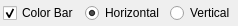
<?xml version="1.0" encoding="UTF-8"?>
<ui version="4.0">
 <class>ColorMapSettingToolBarWidget</class>
 <widget class="QWidget" name="ColorMapSettingToolBarWidget">
  <property name="geometry">
   <rect>
    <x>0</x>
    <y>0</y>
    <width>227</width>
    <height>22</height>
   </rect>
  </property>
  <property name="windowTitle">
   <string>Form</string>
  </property>
  <layout class="QHBoxLayout" name="horizontalLayout">
   <property name="leftMargin">
    <number>3</number>
   </property>
   <property name="topMargin">
    <number>3</number>
   </property>
   <property name="rightMargin">
    <number>3</number>
   </property>
   <property name="bottomMargin">
    <number>3</number>
   </property>
   <item>
    <widget class="QCheckBox" name="visibleCheckBox">
     <property name="text">
      <string>Color Bar</string>
     </property>
     <property name="checked">
      <bool>true</bool>
     </property>
    </widget>
   </item>
   <item>
    <widget class="QRadioButton" name="horizontalRadioButton">
     <property name="text">
      <string>Horizontal</string>
     </property>
     <property name="checked">
      <bool>true</bool>
     </property>
    </widget>
   </item>
   <item>
    <widget class="QRadioButton" name="verticalRadioButton">
     <property name="text">
      <string>Vertical</string>
     </property>
    </widget>
   </item>
  </layout>
 </widget>
 <resources/>
 <connections>
  <connection>
   <sender>visibleCheckBox</sender>
   <signal>toggled(bool)</signal>
   <receiver>horizontalRadioButton</receiver>
   <slot>setEnabled(bool)</slot>
   <hints>
    <hint type="sourcelabel">
     <x>80</x>
     <y>24</y>
    </hint>
    <hint type="destinationlabel">
     <x>160</x>
     <y>24</y>
    </hint>
   </hints>
  </connection>
  <connection>
   <sender>visibleCheckBox</sender>
   <signal>toggled(bool)</signal>
   <receiver>verticalRadioButton</receiver>
   <slot>setEnabled(bool)</slot>
   <hints>
    <hint type="sourcelabel">
     <x>80</x>
     <y>24</y>
    </hint>
    <hint type="destinationlabel">
     <x>229</x>
     <y>24</y>
    </hint>
   </hints>
  </connection>
 </connections>
</ui>
